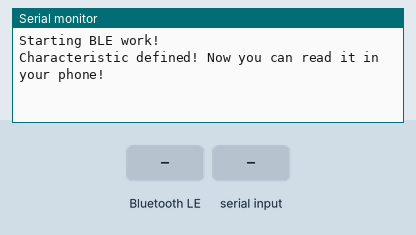
A sketch run on a simulated ESP32. Parts: the last lines printed to the serial monitor. Inputs (shaded band) come from the test bench. Nothing arrives over Bluetooth unless stated; a phone connects over Bluetooth LE 3 s after start.

Above: at 1.2 s.
1.3 s: Bluetooth LE write "grip" received
At 1.8 s:
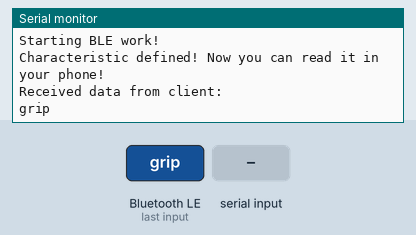
2.8 s: "grip\n" received over Serial
At 2.96 s:
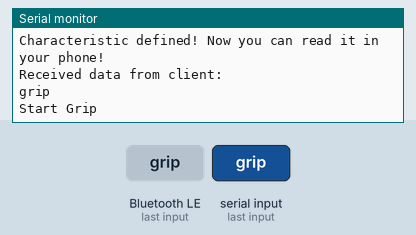
4.5 s: Bluetooth LE write "release" received
At 5.5 s:
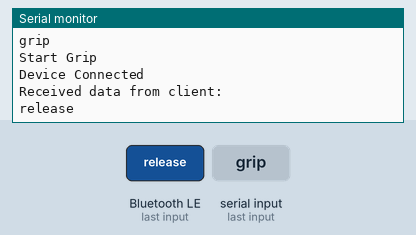
6.0 s: Bluetooth LE write "1" received
At 6.6 s:
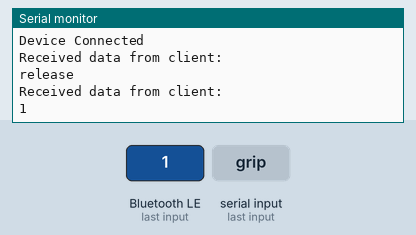

Measured:
- after the input at 1.3 s, the serial monitor: prints a new line at once (image 1)
- after the input at 2.8 s, the serial monitor: prints a new line at once (image 2)
- after the input at 4.5 s, the serial monitor: prints a new line at once (image 3)
- after the input at 6.0 s, the serial monitor: prints a new line at once (image 4)

The sketch:

Server.ino
```cpp
/*
    Based on Neil Kolban example for IDF: https://github.com/nkolban/esp32-snippets/blob/master/cpp_utils/tests/BLE%20Tests/SampleServer.cpp
    Ported to Arduino ESP32 by Evandro Copercini
    updates by chegewara
*/

#include <BLEDevice.h>
#include <BLEUtils.h>
#include <BLEServer.h>
#include <BLE2902.h>

#define SERVICE_UUID        "CA5025B1-755F-45FC-AC15-F5E7A7E43008"
#define WRITE_UUID          "CA5025B2-755F-45FC-AC15-F5E7A7E43008"
#define NORIFICATION_UUID   "CA5025B3-755F-45FC-AC15-F5E7A7E43008"

byte stop[] = {0xFA, 0x05, 0x01, 0x01, 0x89, 0x11};
byte release[] = {0xFA, 0x05, 0x01, 0x04, 0x24, 0x46};
byte grip[] = {0xFA, 0x05, 0x01, 0x02, 0x12, 0x23};

bool connected = false;

BLECharacteristic *pCharacteristic2 = NULL;

class MyCharacteristicCallbacks: public BLECharacteristicCallbacks {
void onWrite(BLECharacteristic *pCharacteristic) {
    String value = pCharacteristic->getValue().c_str();
    if (value.length() > 0) {
        Serial.println("Received data from client: ");
        Serial.println(value);
    }
}
};


class MyServerCallbacks: public BLEServerCallbacks {
  void onConnect(BLEServer* pServer){
    pCharacteristic2->notify();
    Serial.println("Device Connected");
    connected = true;
  }
  void onDisconnect(BLEServer* pServer){
    Serial.println("Device disconnected");
    connected = false;
    BLEDevice::startAdvertising();
  }
};

void setup() {
  Serial.begin(115200);
  Serial.println("Starting BLE work!");

  BLEDevice::init("NeoMano_8FD8");
  BLEServer *pServer = BLEDevice::createServer();
  pServer->setCallbacks(new MyServerCallbacks());
  BLEService *pService = pServer->createService(SERVICE_UUID);
  BLECharacteristic *pCharacteristic = pService->createCharacteristic(
                                         WRITE_UUID,
                                         BLECharacteristic::PROPERTY_WRITE_NR |
                                         BLECharacteristic::PROPERTY_WRITE
                                       );
  pCharacteristic->setCallbacks(new MyCharacteristicCallbacks());

  pCharacteristic2 = pService->createCharacteristic(
                                        NORIFICATION_UUID,
                                        BLECharacteristic::PROPERTY_NOTIFY
                                      );
  pCharacteristic2->setValue(stop, 6);
  pCharacteristic2->addDescriptor(new BLE2902());
  pService->start();
  BLEAdvertising *pAdvertising = BLEDevice::getAdvertising();
  pAdvertising->addServiceUUID(SERVICE_UUID);
  pAdvertising->setScanResponse(false);
  pAdvertising->setMinPreferred(0x06);  // functions that help with iPhone connections issue
  pAdvertising->setMinPreferred(0x12);
  BLEDevice::startAdvertising();
  Serial.println("Characteristic defined! Now you can read it in your phone!");
}


void gripf() {
  pCharacteristic2->setValue(grip, 6);
  Serial.println("Start Grip");
  for(int i = 0 ;i < 10000; i++){
    pCharacteristic2->notify();
    delay(1);
  }
  Serial.println("End Grip");
  pCharacteristic2->setValue(stop, 6);
}

void releasef() {
  pCharacteristic2->setValue(release, 6);
  Serial.println("Start Release");
  for(int i = 0 ;i < 10000; i++){
    pCharacteristic2->notify();
    delay(1);
  }
  Serial.println("End Release");
  pCharacteristic2->setValue(stop, 6);
}

void UserInput() {
  String command;
  command = Serial.readStringUntil('\n');
  if(command == "grip") gripf();
  else if(command == "release") releasef();
  else Serial.println("Invaild Command");
}

void loop() {
  // put your main code here, to run repeatedly:
  if(Serial.available()){
    UserInput();
  }
  pCharacteristic2->notify();
  delay(1);
}
```
